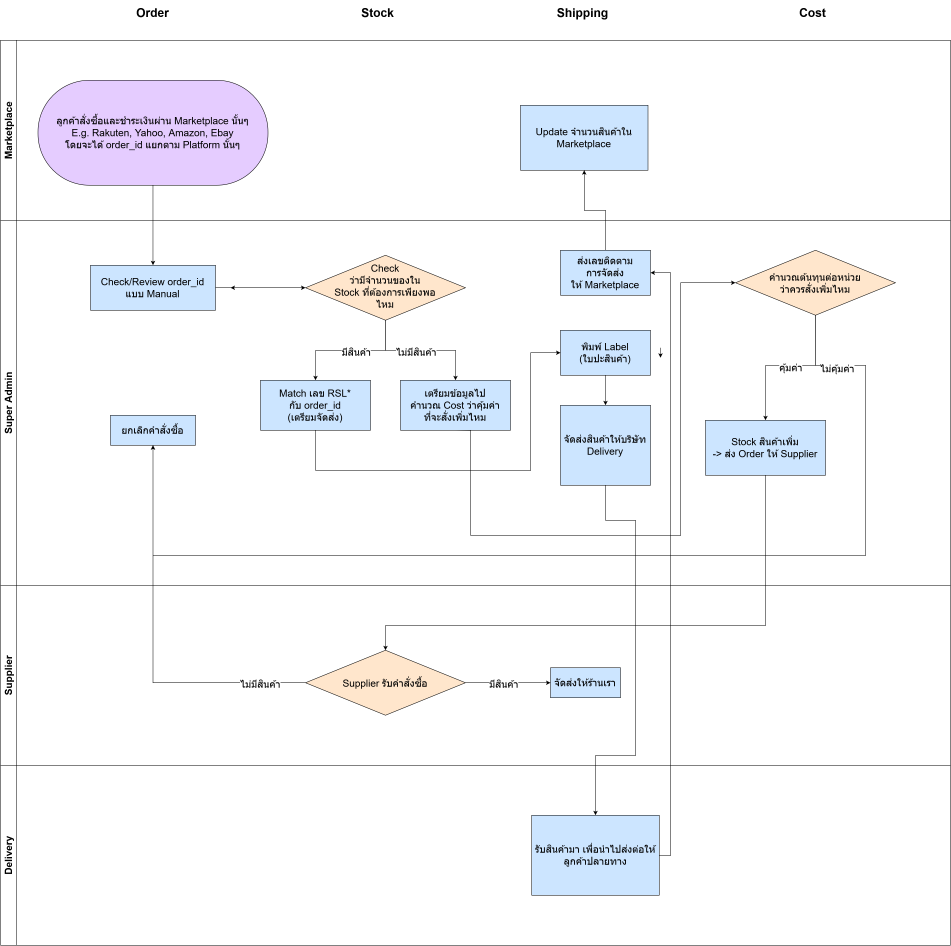
#> input picture 02-chapter2-business-process/img/biz-flow-as-is-TH.png, 3804 x 3784 px (shown at 1/4 size)
$ python -i split_png.py   (imports and definitions only)
#> lines starting #> are read from the running program, lines starting #| are printed output that depends on the picture; after the words box and inside, x2 and y2 are one past the last pixel; in counts of white or black regions, pixels touching at a corner belong together
"""ตัด sequence diagram ที่ยาวเป็นหลายส่วน ให้ใส่เล่มแล้วตัวอักษรยังอ่านได้โดยไม่ต้องซูม
ตัดตรงช่องว่างระหว่างข้อความ (แถวที่มีแค่เส้น lifeline) และใส่หัว participant ซ้ำทุกส่วน
ใช้: python3 split_png.py png/<UC>-sequence.png [scale]  ได้ png/<UC>-sequence-1.png, -2.png, ... (ถ้าต้องตัด)

ความสูงต่อส่วนคิดจากหน้ากระดาษในเล่ม ให้ตัวอักษร 20px ออกมาไม่ต่ำกว่าราว 6pt
  แนวตั้ง 6.27 x 7.6 นิ้ว ใช้เมื่อรูปกว้างไม่เกิน 1500px (หน่วย css) สูงได้ 1800px
  แนวนอน 9.0 x 5.2 นิ้ว สูงได้ 1250px
"""
import glob
import math
import os
import sys

import numpy as np
from PIL import Image


def safe_rows(dark):
    # แถวที่เหมือนแถวถัดไปเกือบทั้งหมด = มีแค่เส้นแนวตั้งผ่าน ไม่มีข้อความหรือลูกศร
    change = (dark[1:] != dark[:-1]).sum(axis=1)
    return np.append(change <= 40, False)


def header_bottom(dark, s):
    rows = dark.sum(axis=1)
    edges = [y for y in range(len(rows)) if rows[y] > dark.shape[1] * 0.6]
    top = edges[0]
    bottom = next(y for y in edges if y > top + 20 * s and rows[y - 1] <= dark.shape[1] * 0.6)
    return bottom + 6 * s


def split(path, s=2):
#> called with s = 2
    for old in glob.glob(path.replace(".png", "-[0-9].png")): os.remove(old)
    im = Image.open(path).convert("RGB")
    w, h = im.size
#> w = 3804; h = 3784
    budget = (1800 if w / s <= 1500 else 1250) * s
#> budget = 2500
    if h <= budget * 1.08: return []
    dark = np.asarray(im.convert("L")) < 200
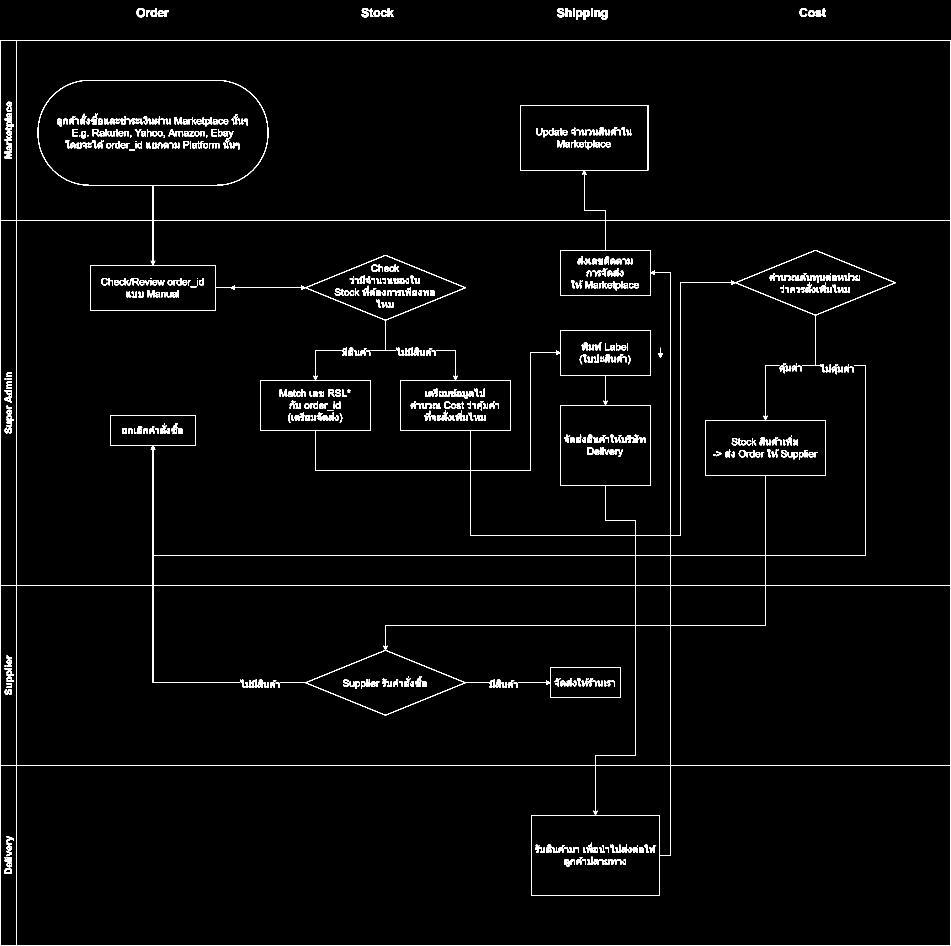
#> dark: shape (3784, 3804) bool (shown at 1/4 size); 2.1% white; 688 white regions (7 under 20 px), largest, box (x1, y1, x2, y2) and area: (1, 160, 3803, 3782) 154362, (2073, 2670, 2483, 2792) 1976, (547, 32, 580, 69) 660
    head = header_bottom(dark, s)
#> in header_bottom, `rows = dark.sum(axis=1)`: rows = 3784 values, max 3802 at index 160, min 0 at index 0, mean 78.43
#> in header_bottom, `edges = [y for y in range(len(rows)) if rows[y] > dark.shape[1] * 0.6]`: edges = [160, 161, 880, 881, 2220, 2221, 2222, 2340, 2341, 3060, 3061, 3780, 3781]
#> in header_bottom, `top = edges[0]`: top = 160
#> in header_bottom, `bottom = next(y for y in edges if y > top + 20 * s and rows[y - 1] <= ..`: bottom = 880
#> head = 892
    ok = safe_rows(dark)
#> in safe_rows, `change = (dark[1:] != dark[:-1]).sum(axis=1)`: change = 3783 values, max 3802 at index 159, min 0 at index 0, mean 31.75
    cuts, run = [], 0
    for y in range(head, h):
        run = run + 1 if ok[y] else 0
        if run >= 10 * s: cuts.append(y - run // 2)
#> after the loop, cuts = 1697 values from 901 to 3680
    n = math.ceil((h - head) / (budget - head))
#> n = 2
    step = (h - head) / n
#> step = 1446
    chosen, last = [], 0
    for k in range(1, n):
        ideal = head + step * k
        limit = (last or 0) + budget - (head if last else 0)
        cand = [c for c in cuts if last + 200 * s < c <= limit] or [c for c in cuts if c > last + 200 * s]
        if not cand: break
        last = min(cand, key=lambda c: abs(c - ideal))
        chosen.append(last)
#> this loop made 1 pass
#> (ideal, limit, last) on pass 1: (2338, 2500, 2351)
#> after the loop, chosen = [2351]
    bounds = [0] + chosen + [h]
#> bounds = [0, 2351, 3784]
    out = []
    for i in range(len(bounds) - 1):
        a, b = bounds[i], bounds[i + 1]
        part = im.crop((0, a, w, b))
        if i:
            top = im.crop((0, 0, w, head))
            canvas = Image.new("RGB", (w, head + (b - a) + 10 * s), "white")
            canvas.paste(top, (0, 0)); canvas.paste(part, (0, head + 10 * s))
            part = canvas
        name = path.replace(".png", f"-{i + 1}.png")
        part.save(name, optimize=True)
        out.append(name)
#> this loop made 2 passes
#> (a, b) on passes 1 to 2: (0, 2351), (2351, 3784)
#> pass 1, in split, `part = im.crop((0, a, w, b))`:
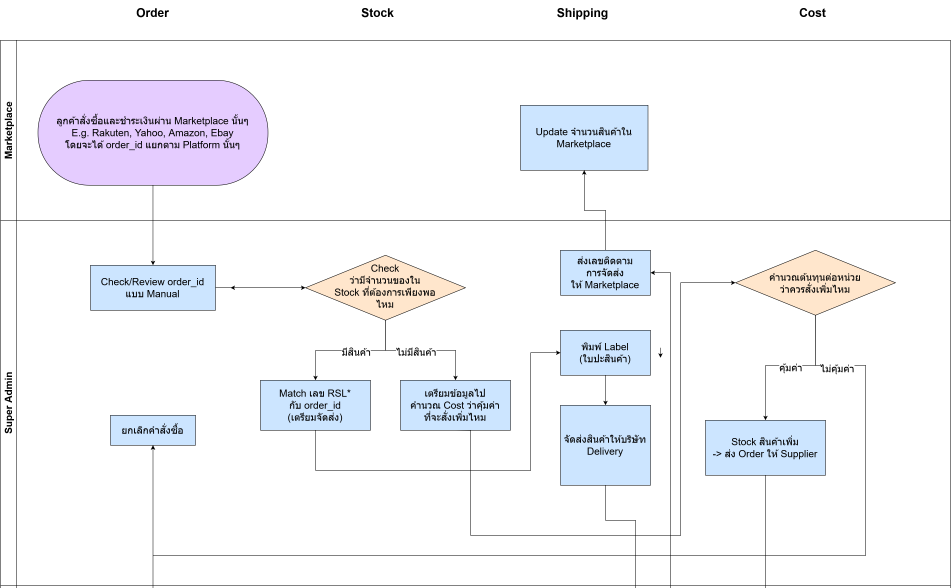
#> part: PIL image 3804x2351 RGB (shown at 1/4 size); mean R, G, B 244.3, 245, 248.5
#> pass 2, in split, `part = im.crop((0, a, w, b))`:
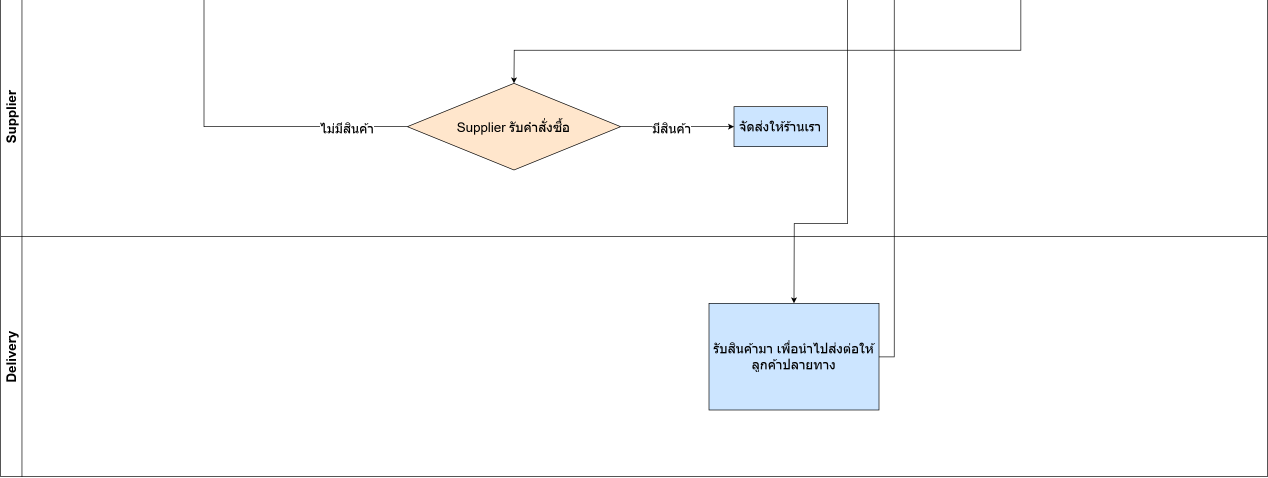
#> part: PIL image 3804x1433 RGB (shown at 1/3 size); mean R, G, B 250.4, 250.9, 251.4
#> pass 2, in split, `top = im.crop((0, 0, w, head))`:
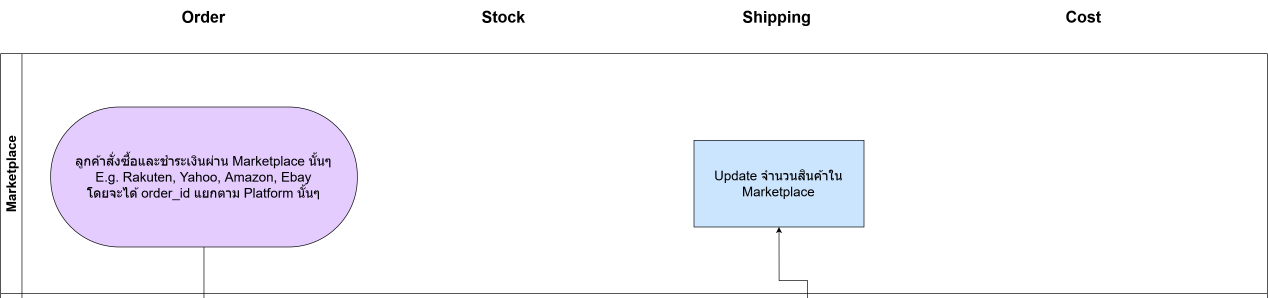
#> top: PIL image 3804x892 RGB (shown at 1/3 size); mean R, G, B 245.8, 244.3, 250.2
#> after the loop:
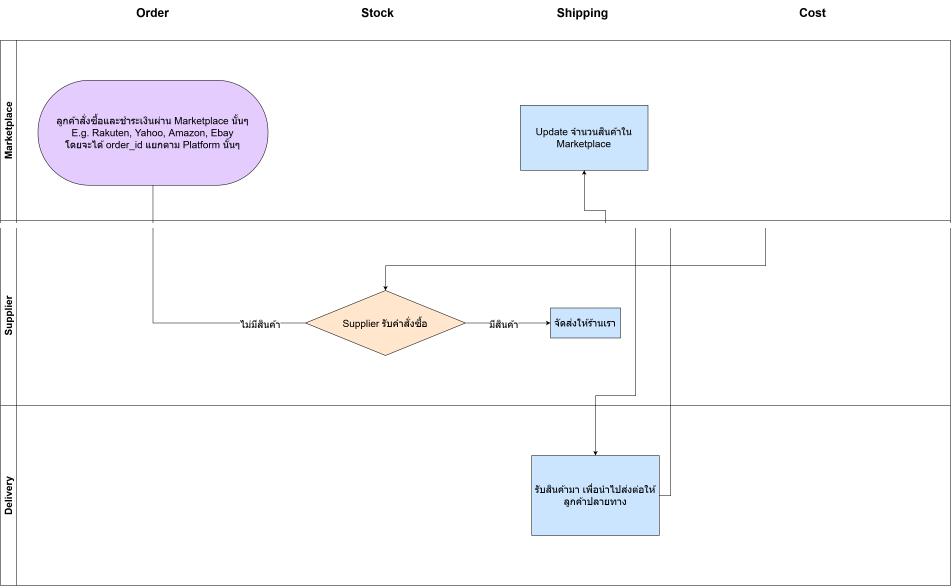
#> canvas: PIL image 3804x2345 RGB (shown at 1/4 size); mean R, G, B 248.7, 248.4, 251
#> after the loop, out = 2 items
    return out


# [2 lines not run here, left out]

>>> result = split('../../02-chapter2-business-process/img/biz-flow-as-is-TH.png')
#> result = 2 items

$ run again, on 02-chapter2-business-process/img/biz-flow-rel-use-case.png
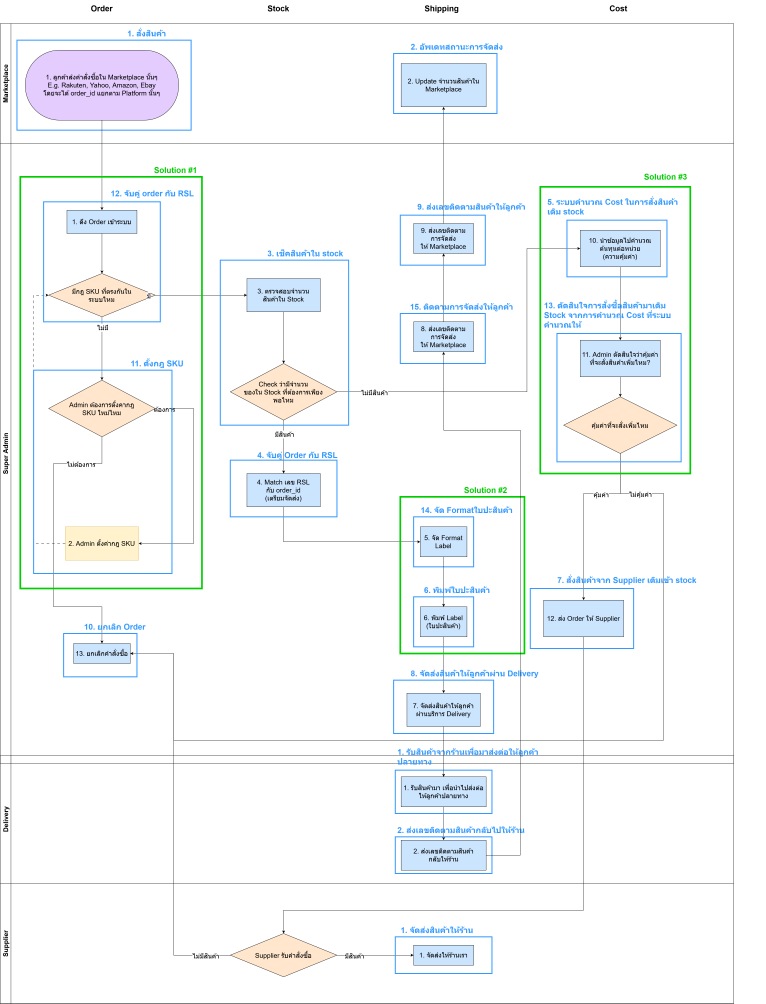
#> input picture 02-chapter2-business-process/img/biz-flow-rel-use-case.png, 4592 x 6022 px (shown at 1/6 size)
#> in split, `dark = np.asarray(im.convert("L")) < 200`:
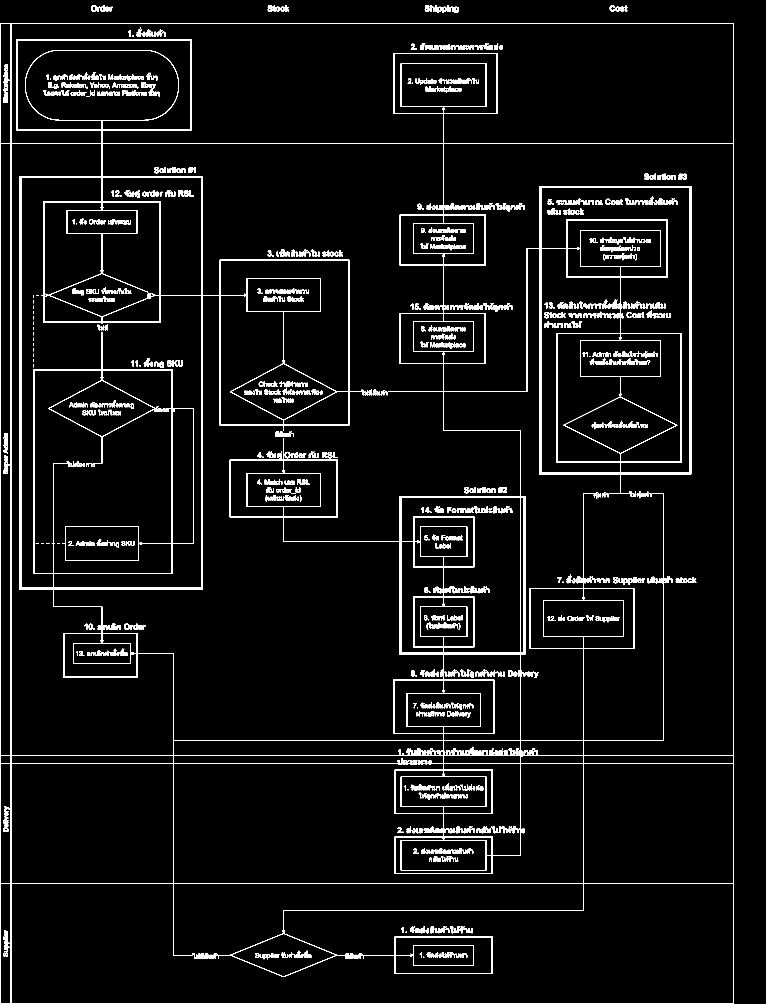
#> dark: shape (6022, 4592) bool (shown at 1/6 size); 3.6% white; 1437 white regions (14 under 20 px), largest, box (x1, y1, x2, y2) and area: (0, 140, 4403, 6022) 627705, (2185, 5618, 2955, 5844) 12448, (3383, 1939, 3428, 1967) 713
#> rows = 6022 values, max 4403 at index 140, min 0 at index 0, mean 164.6
#> edges = [140, 141, 860, 861, 4440, 4441, 4530, 4531, 4580, 4581, 5300, 5301, 6020, 6021]
#> in header_bottom, `top = edges[0]`: top = 140
#> bottom = 860
#> head = 872
#> change = 6021 values, max 4403 at index 139, min 0 at index 0, mean 41.49
#> after the loop in split, `for y in range(head, h):`: cuts = 1667 values from 881 to 5931
#> n = 4
#> step = 1287.5
#> the loop in split, `for k in range(1, n):` made 3 passes
#> (ideal, limit, last) on passes 1 to 3: (2159.5, 2500, 2151), (3447, 3779, 3420), (4734.5, 5048, 4750)
#> after the loop in split, `for k in range(1, n):`: chosen = [2151, 3420, 4750]
#> bounds = [0, 2151, 3420, 4750, 6022]
#> the loop in split, `for i in range(len(bounds) - 1):` made 4 passes
#> (a, b) on passes 1 to 4: (0, 2151), (2151, 3420), (3420, 4750), (4750, 6022)
#> after the loop in split, `for i in range(len(bounds) - 1):`:
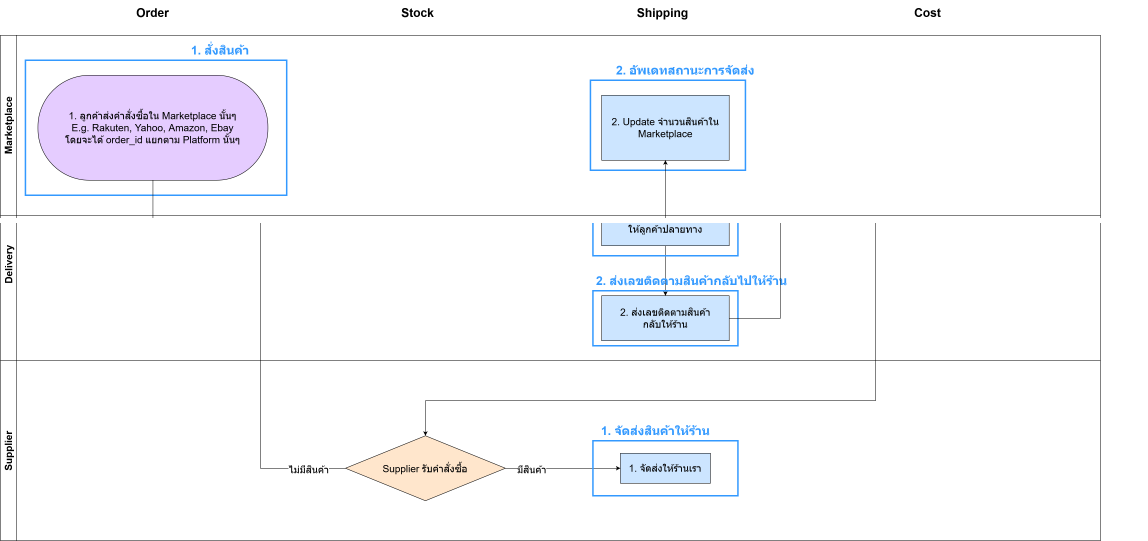
#> canvas: PIL image 4592x2164 RGB (shown at 1/4 size); mean R, G, B 247.6, 248.1, 251.3
#> after the loop in split, `for i in range(len(bounds) - 1):`: out = 4 items

$ run again, on 02-chapter2-business-process/img/biz-flow-to-be.png
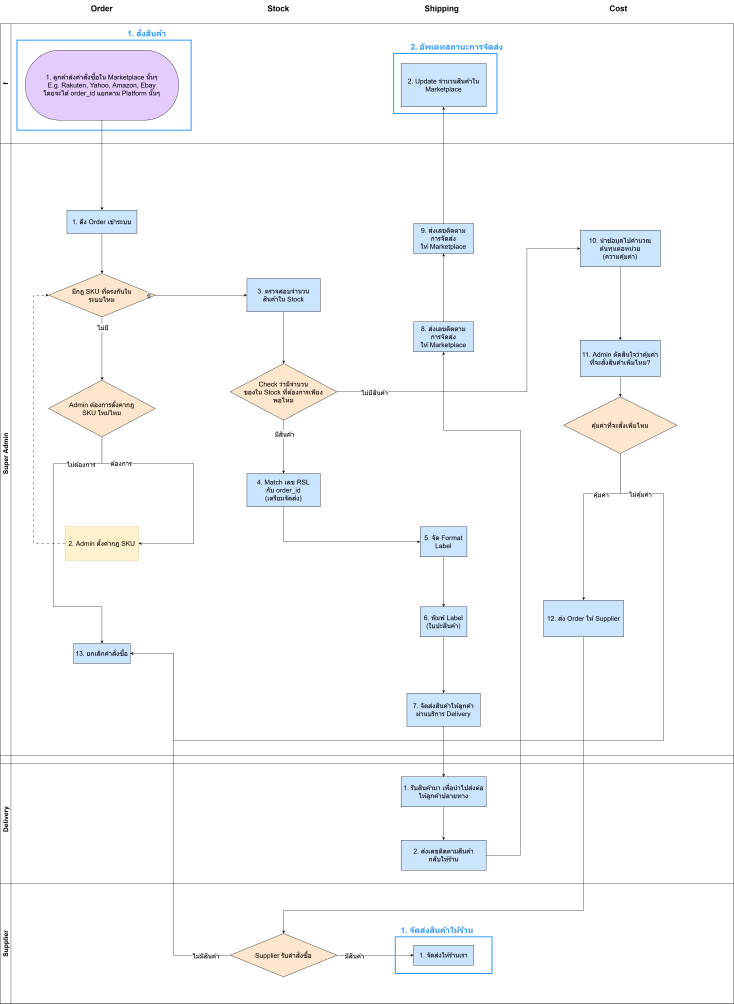
#> input picture 02-chapter2-business-process/img/biz-flow-to-be.png, 4404 x 6022 px (shown at 1/6 size)
#> in split, `dark = np.asarray(im.convert("L")) < 200`:
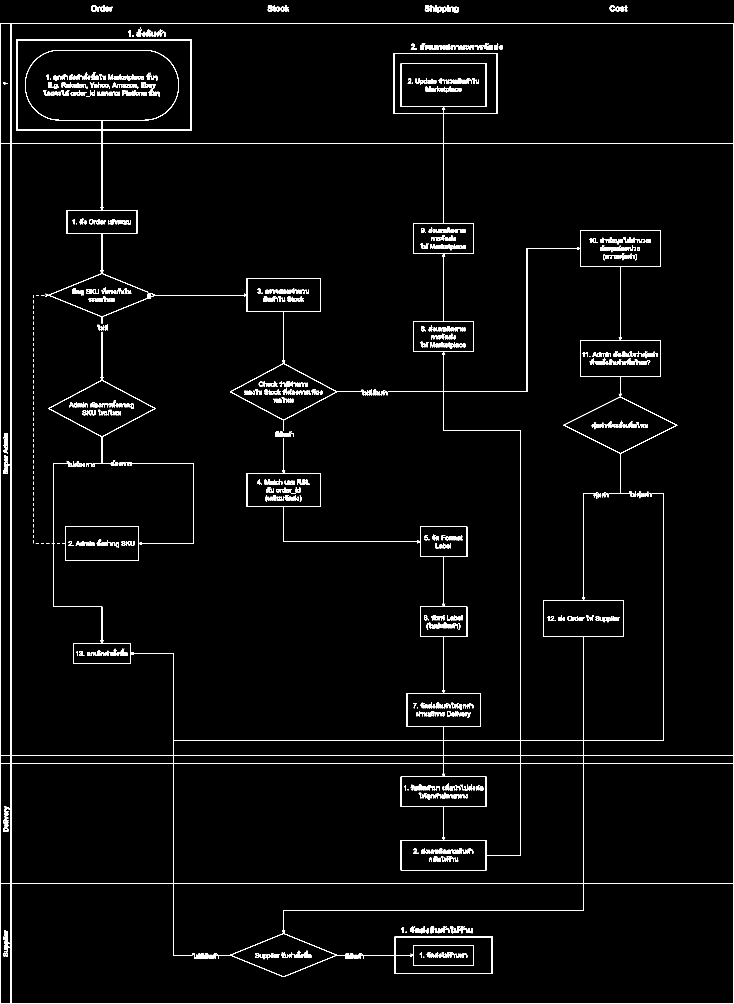
#> dark: shape (6022, 4404) bool (shown at 1/6 size); 1.8% white; 1025 white regions (14 under 20 px), largest, box (x1, y1, x2, y2) and area: (0, 140, 4403, 6022) 246778, (2185, 5618, 2955, 5844) 12448, (905, 1670, 2166, 2583) 9271
#> rows = 6022 values, max 4403 at index 140, min 0 at index 0, mean 79.95
#> edges = [140, 141, 860, 861, 4440, 4441, 4530, 4531, 4580, 4581, 5300, 5301, 6020, 6021]
#> in header_bottom, `top = edges[0]`: top = 140
#> bottom = 860
#> head = 872
#> change = 6021 values, max 4403 at index 139, min 0 at index 0, mean 28.83
#> after the loop in split, `for y in range(head, h):`: cuts = 2790 values from 881 to 5931
#> n = 4
#> step = 1287.5
#> the loop in split, `for k in range(1, n):` made 3 passes
#> (ideal, limit, last) on passes 1 to 3: (2159.5, 2500, 2151), (3447, 3779, 3447), (4734.5, 5075, 4750)
#> after the loop in split, `for k in range(1, n):`: chosen = [2151, 3447, 4750]
#> bounds = [0, 2151, 3447, 4750, 6022]
#> the loop in split, `for i in range(len(bounds) - 1):` made 4 passes
#> (a, b) on passes 1 to 4: (0, 2151), (2151, 3447), (3447, 4750), (4750, 6022)
#> after the loop in split, `for i in range(len(bounds) - 1):`:
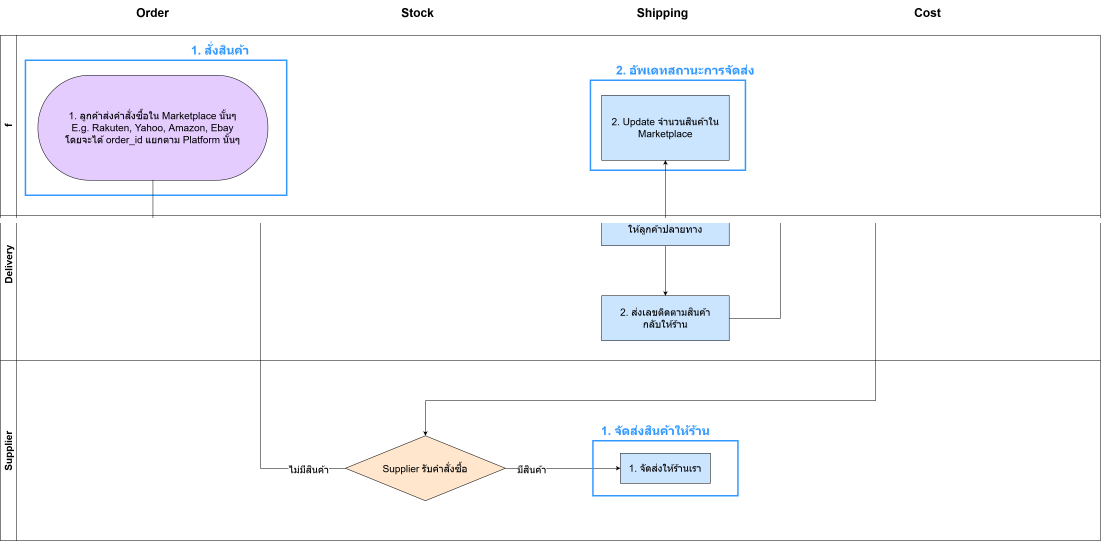
#> canvas: PIL image 4404x2164 RGB (shown at 1/4 size); mean R, G, B 247.9, 248.2, 251.2
#> after the loop in split, `for i in range(len(bounds) - 1):`: out = 4 items
